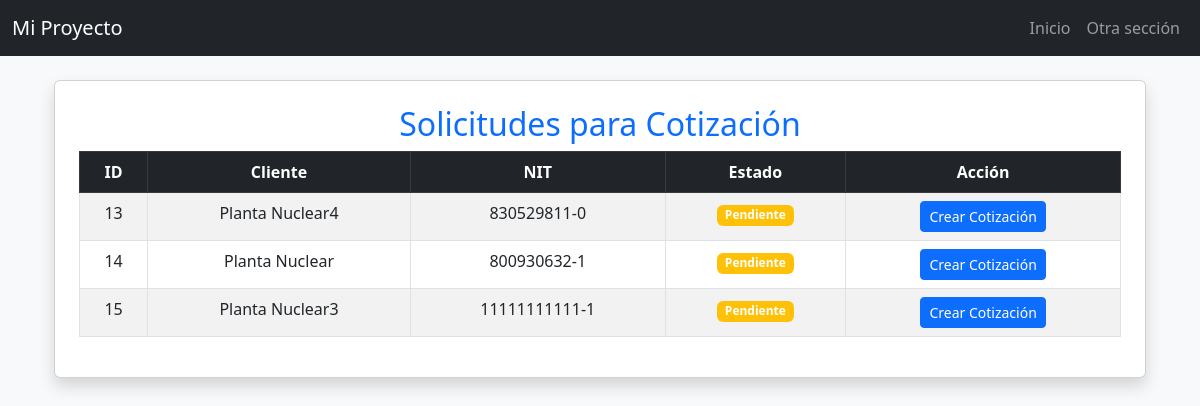
Page /cotizaciones/solicitudes/ (signed in) on the earlier database version.
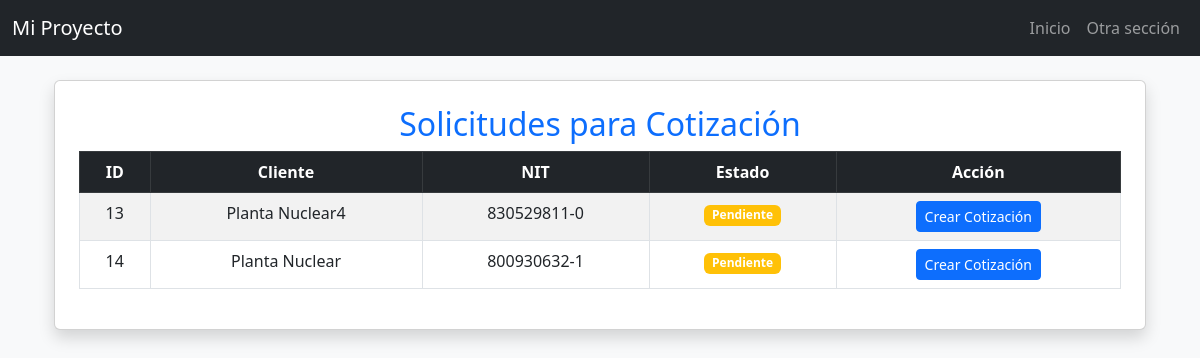
Same page on the later database version.
### solicitudes/models.py (models this page shows, shortened)
class Solicitud(models.Model):
    cliente = models.ForeignKey(Cliente, on_delete=models.CASCADE, related_name="solicitudes_solicitudes")  # Relación con el modelo Cliente
    fecha_solicitud = models.DateField(default=date.today)  # Fecha en que se crea la solicitud
    estado = models.CharField(
        max_length=20,
        choices=[
            ('Pendiente', 'Pendiente'),
            ('Aprobada', 'Aprobada'),
            ('Rechazada', 'Rechazada')
        ],
        default='Pendiente'
    )  # Estado de la solicitud

class Cliente(models.Model):
    nit = models.CharField(max_length=20, unique=True)  # Nit único
    nombre_propietario = models.CharField(max_length=100)
    nombre_establecimiento = models.CharField(max_length=100)
    representante_legal = models.CharField(max_length=100)
    cedula_ciudadania = models.CharField(max_length=20)
    ciudad = models.CharField(max_length=100)
    departamento = models.CharField(max_length=100)
    direccion = models.CharField(max_length=200)
    representante_organismo = models.CharField(max_length=100)
    cargo = models.CharField(max_length=50)
    telefono_fijo = models.CharField(max_length=20, blank=True, null=True)
    telefono_celular = models.CharField(max_length=20)
    correo_electronico = models.EmailField()
    nivel_cea = models.CharField(max_length=50, choices=NIVELES_CEA)
    cantidad_vehiculos = models.IntegerField(null=True, blank=True)
    cantidad_instructores = models.IntegerField(null=True, blank=True)
    categorias_certificar = models.ManyToManyField(Categoria, blank=True)
    certificado_conformidad = models.CharField(max_length=2, choices=CERTIFICADO_CONFORMIDAD_CHOICES, default="No")
    nombre_ente_certificador = models.CharField(max_length=100, blank=True, null=True)  # Se llena si es "Sí"
    fecha_solicitud = models.DateField(null=True, blank=True)  # Se establece solo cuando se envía la solicitud
    observaciones = models.TextField(blank=True, null=True)

### cotizaciones/views.py (the view)
# urls.py: path("solicitudes/", listado_solicitudes, name="listado_solicitudes"),
@login_required
def listado_solicitudes(request):
    solicitudes = Solicitud.objects.filter(estado="Pendiente").select_related("cliente")  # Optimización con select_related
    return render(request, "cotizaciones/listado_solicitudes.html", {"solicitudes": solicitudes})

### cotizaciones/templates/cotizaciones/listado_solicitudes.html (shortened to what this page needs)
{% extends 'layouts/base.html' %}
{% block content %}
<link rel="stylesheet" href="https://cdn.jsdelivr.net/npm/bootstrap@5.3.0/dist/css/bootstrap.min.css">
<div class="container mt-4">
    <div class="card shadow p-4">
        <h2 class="text-center text-primary">Solicitudes para Cotización</h2>
        {% if solicitudes %}
            <div class="table-responsive">
                <table class="table table-bordered table-striped text-center">
                    <thead class="table-dark">
                        <tr>
                            <th>ID</th>
                            <th>Cliente</th>
                            <th>NIT</th>
                            <th>Estado</th>
                            <th>Acción</th>
                        </tr>
                    </thead>
                    <tbody>
                        {% for solicitud in solicitudes %}
                            <tr>
                                <td>{{ solicitud.id }}</td>
                                <td>{{ solicitud.cliente.nombre_establecimiento }}</td>
                                <td>{{ solicitud.cliente.nit }}</td>
                                <td>
                                    <span class="badge {% if solicitud.estado == 'Pendiente' %}bg-warning{% elif solicitud.estado == 'Aprobada' %}bg-success{% elif solicitud.estado == 'Rechazada' %}bg-danger{% else %}bg-info{% endif %}">
                                        {{ solicitud.estado }}
                                    </span>
                                </td>
                                <td>
                                    <a href="{% url 'crear_cotizacion' solicitud.id %}" class="btn btn-sm btn-primary">Crear Cotización</a>
                                </td>
                            </tr>
                        {% endfor %}
                    </tbody>
                </table>
            </div>
        {% else %}
            <div class="alert alert-danger text-center">
                No hay solicitudes disponibles.
            </div>
        {% endif %}
    </div>
</div>
{% endblock %}

Differences in the rows shown:
no longer on this page (row edited): Solicitud: id "15", cliente.nombre_establecimiento "Planta Nuclear3", cliente.nit "11111111111-1", estado "Pendiente"
